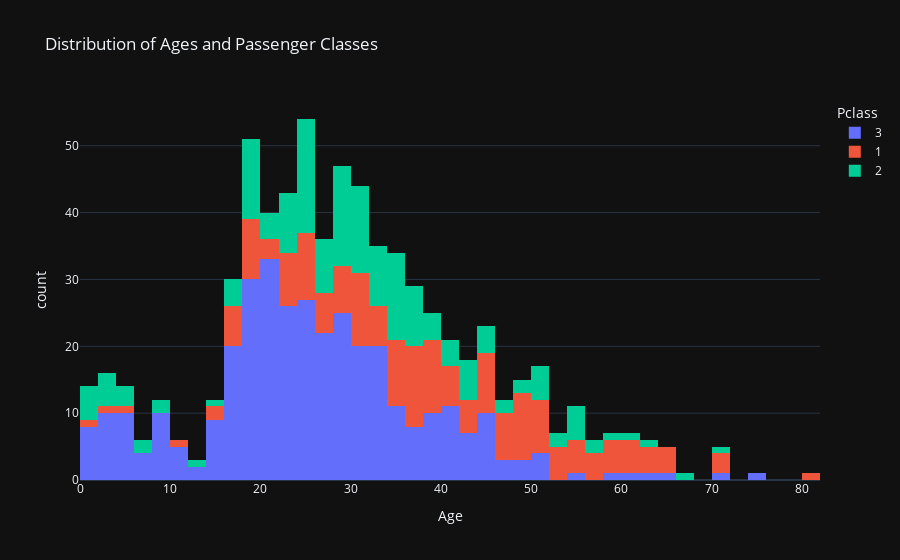

Notebook cell for this chart:
### Code cell
fig = px.histogram(train_df, 'Age', color='Pclass', title='Distribution of Ages and Passenger Classes')
fig.show()

### Figure 1 — Plotly figure (JSON) as saved in the notebook; plotly's stock layout.template omitted (floating-point values rounded to 4 significant figures; data arrays with more than 128 entries replaced by an {"elided": "..."} marker saying what was removed)
{"data": [{"alignmentgroup": "True", "bingroup": "x", "hovertemplate": "Pclass=3<br>Age=%{x}<br>count=%{y}<extra></extra>", "legendgroup": "3", "marker": {"color": "#636efa", "pattern": {"shape": ""}}, "name": "3", "offsetgroup": "3", "orientation": "v", "showlegend": true, "x": {"elided": "491 float values"}, "xaxis": "x", "yaxis": "y", "type": "histogram"}, {"alignmentgroup": "True", "bingroup": "x", "hovertemplate": "Pclass=1<br>Age=%{x}<br>count=%{y}<extra></extra>", "legendgroup": "1", "marker": {"color": "#EF553B", "pattern": {"shape": ""}}, "name": "1", "offsetgroup": "1", "orientation": "v", "showlegend": true, "x": {"elided": "216 float values"}, "xaxis": "x", "yaxis": "y", "type": "histogram"}, {"alignmentgroup": "True", "bingroup": "x", "hovertemplate": "Pclass=2<br>Age=%{x}<br>count=%{y}<extra></extra>", "legendgroup": "2", "marker": {"color": "#00cc96", "pattern": {"shape": ""}}, "name": "2", "offsetgroup": "2", "orientation": "v", "showlegend": true, "x": {"elided": "184 float values"}, "xaxis": "x", "yaxis": "y", "type": "histogram"}], "layout": {"xaxis": {"anchor": "y", "domain": [0.0, 1.0], "title": {"text": "Age"}}, "yaxis": {"anchor": "x", "domain": [0.0, 1.0], "title": {"text": "count"}}, "legend": {"title": {"text": "Pclass"}, "tracegroupgap": 0}, "title": {"text": "Distribution of Ages and Passenger Classes"}, "barmode": "relative"}}
